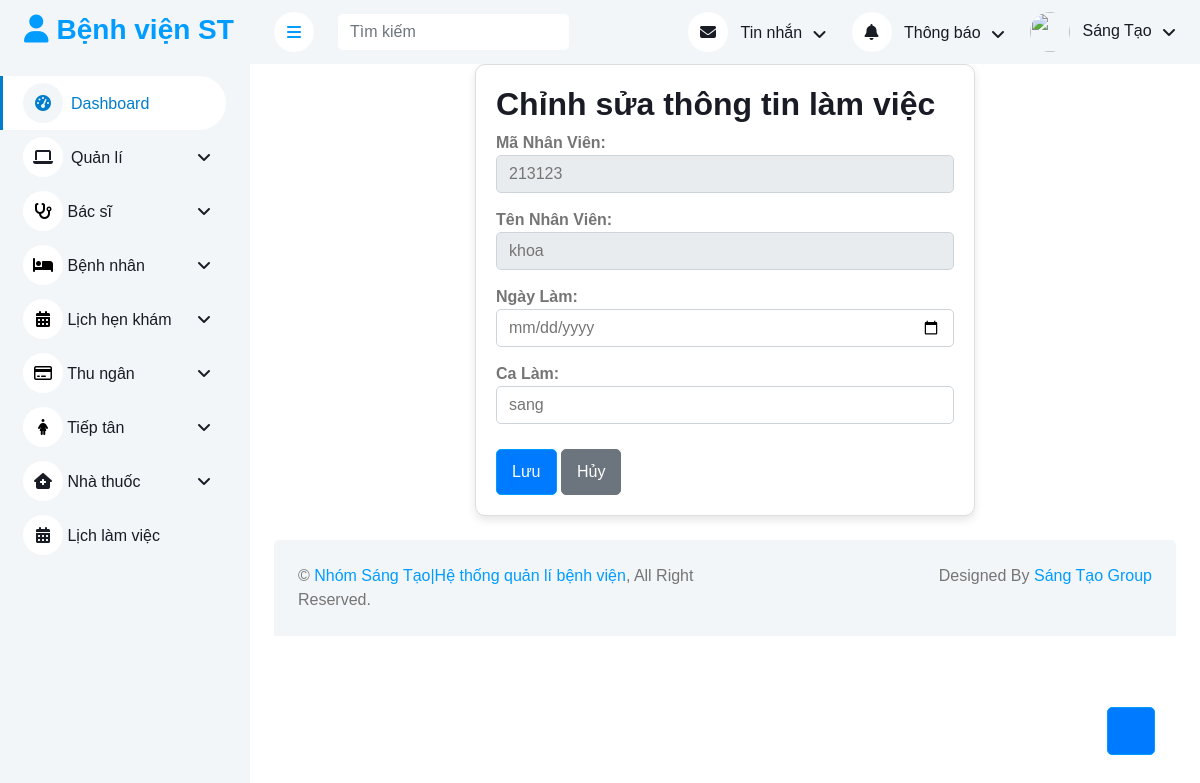
Page /admin/index.php?quanli=lv-nv&maNhanVien=213123 on the committed database.
### tables this page shows
CREATE TABLE `lichlamviec` (
  `maNhanVien` int(11) NOT NULL,
  `maBacSi` int(11) NOT NULL,
  `ngayLam` varchar(100) NOT NULL,
  `phongKham` varchar(50) NOT NULL,
  `caLamViec` varchar(50) NOT NULL
);

CREATE TABLE `nhanvien` (
  `maNhanVien` int(11) NOT NULL,
  `password` varchar(100) DEFAULT NULL,
  `email` varchar(50) NOT NULL,
  `sdt` varchar(11) NOT NULL,
  `tenNhanVien` varchar(100) NOT NULL,
  `vaiTro` int(11) NOT NULL
);

### admin/quanLy/edit.php (the view, shortened to what this page needs)
<?php
require_once("../config/config.php");
if (isset($_GET['maNhanVien'])) {
    $maNhanVien = $_GET['maNhanVien'];
    $sql = "SELECT nhanVien.maNhanVien, nhanVien.tenNhanVien, lichLamViec.ngayLam, lichLamViec.caLamViec
            FROM lichLamViec
            INNER JOIN nhanVien ON lichLamViec.maNhanVien = nhanVien.maNhanVien
            WHERE lichLamViec.maNhanVien = ?";
    $stmt = $conn->prepare($sql);
    $stmt->bind_param("s", $maNhanVien);
    $stmt->execute();
    $result = $stmt->get_result();
    $row = $result->fetch_assoc();
} else {
    echo "Mã nhân viên không hợp lệ.";
    exit;
}
?>
<!DOCTYPE html>
<html lang="en">
<head>
</head>
<body>
    <div class="container">
        <h2>Chỉnh sửa thông tin làm việc</h2>
        <form method="POST">
            <div class="form-group">
                <label for="maNhanVien">Mã Nhân Viên:</label>
                <input type="text" id="maNhanVien" name="maNhanVien" value="<?php echo $row['maNhanVien']; ?>" readonly class="form-control">
            </div>
            <div class="form-group">
                <label for="tenNhanVien">Tên Nhân Viên:</label>
                <input type="text" id="tenNhanVien" name="tenNhanVien" value="<?php echo $row['tenNhanVien']; ?>" readonly class="form-control">
            </div>
            <div class="form-group">
                <label for="ngayLam">Ngày Làm:</label>
                <input type="date" id="ngayLam" name="ngayLam" value="<?php echo $row['ngayLam']; ?>" required class="form-control">
            </div>
            <div class="form-group">
                <label for="caLamViec">Ca Làm:</label>
                <input type="text" id="caLamViec" name="caLamViec" value="<?php echo $row['caLamViec']; ?>" required class="form-control">
            </div>
            <button type="submit" class="btn btn-primary">Lưu</button>
            <a href="index.php?quanli=quan-ly-lich-lam-viec" class="btn btn-secondary">Hủy</a>
        </form>
    </div>
</body>
</html>

### admin/css/style_admin.css (style rules this page uses)
:root { --primary: #007dcc; --light: #F3F6F9; --dark: #191C24; }
.btn { transition: .5s; }
.btn.btn-primary { color: #FFFFFF; }

### admin/quanLy/edit.php (style rules this page uses)
body { font-family: Arial, sans-serif; background-color: #f5f5f5; }
.container { width: 80%; max-width: 500px; margin: 0 auto; padding: 20px; border: 1px solid #ddd; border-radius: 10px; background-color: #fff; box-shadow: 0 4px 8px rgba(0, 0, 0, 0.1); }
.form-group { margin-bottom: 15px; }
label { font-weight: bold; }
.btn { padding: 10px 15px; margin-top: 10px; text-decoration: none; border-radius: 5px; }
.btn-primary { background-color: #007bff; color: white; }
.btn-secondary { background-color: #6c757d; color: white; }

### rows in the picture
lichlamviec: maNhanVien "213123", tenNhanVien "khoa", caLamViec "sang"
